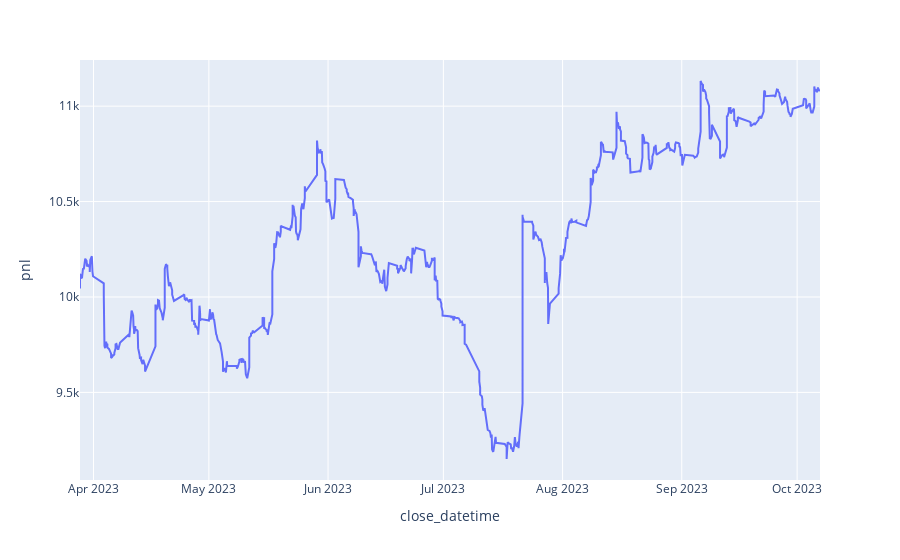

Source (notebook cell):
### Code cell
px.line(result, x='close_datetime', y='pnl')

### Figure 1 — Plotly figure (JSON) as saved in the notebook; plotly's stock layout.template omitted (floating-point values rounded to 4 significant figures; data arrays with more than 128 entries replaced by an {"elided": "..."} marker saying what was removed)
{"data": [{"hovertemplate": "close_datetime=%{x}<br>pnl=%{y}<extra></extra>", "legendgroup": "", "line": {"color": "#636efa", "dash": "solid"}, "marker": {"symbol": "circle"}, "mode": "lines", "name": "", "orientation": "v", "showlegend": false, "type": "scatter", "x": {"elided": "985 str values"}, "xaxis": "x", "y": {"elided": "985 float values"}, "yaxis": "y"}], "layout": {"legend": {"tracegroupgap": 0}, "margin": {"t": 60}, "xaxis": {"anchor": "y", "domain": [0, 1], "title": {"text": "close_datetime"}}, "yaxis": {"anchor": "x", "domain": [0, 1], "title": {"text": "pnl"}}}}
